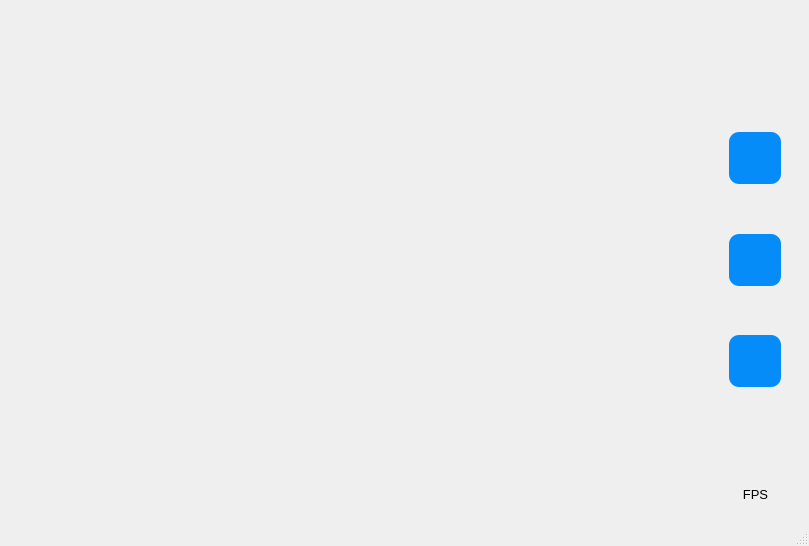
<?xml version="1.0" encoding="UTF-8"?>
<ui version="4.0">
 <class>MainWindow</class>
 <widget class="QMainWindow" name="MainWindow">
  <property name="geometry">
   <rect>
    <x>0</x>
    <y>0</y>
    <width>809</width>
    <height>546</height>
   </rect>
  </property>
  <property name="windowTitle">
   <string>MainWindow</string>
  </property>
  <property name="styleSheet">
   <string notr="true"/>
  </property>
  <widget class="QWidget" name="centralwidget">
   <property name="styleSheet">
    <string notr="true">background-color: '#ffffff';</string>
   </property>
   <layout class="QHBoxLayout" name="horizontalLayout">
    <property name="spacing">
     <number>0</number>
    </property>
    <property name="leftMargin">
     <number>25</number>
    </property>
    <property name="topMargin">
     <number>0</number>
    </property>
    <property name="rightMargin">
     <number>0</number>
    </property>
    <property name="bottomMargin">
     <number>0</number>
    </property>
    <item>
     <widget class="QFrame" name="frame">
      <property name="styleSheet">
       <string notr="true"/>
      </property>
      <property name="frameShape">
       <enum>QFrame::NoFrame</enum>
      </property>
      <property name="frameShadow">
       <enum>QFrame::Plain</enum>
      </property>
      <layout class="QVBoxLayout" name="verticalLayout">
       <property name="leftMargin">
        <number>0</number>
       </property>
       <property name="topMargin">
        <number>0</number>
       </property>
       <property name="rightMargin">
        <number>0</number>
       </property>
       <property name="bottomMargin">
        <number>0</number>
       </property>
       <item>
        <widget class="QLabel" name="image_label">
         <property name="text">
          <string/>
         </property>
        </widget>
       </item>
      </layout>
     </widget>
    </item>
    <item>
     <widget class="QFrame" name="frame_2">
      <property name="maximumSize">
       <size>
        <width>105</width>
        <height>16777215</height>
       </size>
      </property>
      <property name="styleSheet">
       <string notr="true"/>
      </property>
      <property name="frameShape">
       <enum>QFrame::NoFrame</enum>
      </property>
      <property name="frameShadow">
       <enum>QFrame::Plain</enum>
      </property>
      <layout class="QVBoxLayout" name="verticalLayout_2">
       <property name="rightMargin">
        <number>11</number>
       </property>
       <item alignment="Qt::AlignHCenter|Qt::AlignVCenter">
        <widget class="QFrame" name="frame_8">
         <property name="minimumSize">
          <size>
           <width>75</width>
           <height>75</height>
          </size>
         </property>
         <property name="maximumSize">
          <size>
           <width>75</width>
           <height>75</height>
          </size>
         </property>
         <property name="styleSheet">
          <string notr="true"/>
         </property>
         <property name="frameShape">
          <enum>QFrame::NoFrame</enum>
         </property>
         <property name="frameShadow">
          <enum>QFrame::Plain</enum>
         </property>
         <layout class="QHBoxLayout" name="horizontalLayout_2">
          <property name="leftMargin">
           <number>0</number>
          </property>
          <property name="topMargin">
           <number>0</number>
          </property>
          <property name="rightMargin">
           <number>0</number>
          </property>
          <property name="bottomMargin">
           <number>30</number>
          </property>
          <item>
           <widget class="QLabel" name="label">
            <property name="minimumSize">
             <size>
              <width>75</width>
              <height>75</height>
             </size>
            </property>
            <property name="maximumSize">
             <size>
              <width>75</width>
              <height>75</height>
             </size>
            </property>
            <property name="text">
             <string>&lt;html&gt;&lt;head/&gt;&lt;body&gt;&lt;p align=&quot;center&quot;&gt;&lt;img src=&quot;:/icons/gui/logo_small.png&quot;/&gt;&lt;/p&gt;&lt;/body&gt;&lt;/html&gt;</string>
            </property>
            <property name="pixmap">
             <pixmap>icons/gui/logo_small.png</pixmap>
            </property>
           </widget>
          </item>
         </layout>
        </widget>
       </item>
       <item>
        <widget class="QFrame" name="frame_5">
         <property name="frameShape">
          <enum>QFrame::NoFrame</enum>
         </property>
         <property name="frameShadow">
          <enum>QFrame::Plain</enum>
         </property>
         <layout class="QHBoxLayout" name="horizontalLayout_5">
          <property name="spacing">
           <number>5</number>
          </property>
          <property name="leftMargin">
           <number>5</number>
          </property>
          <property name="topMargin">
           <number>5</number>
          </property>
          <property name="rightMargin">
           <number>5</number>
          </property>
          <property name="bottomMargin">
           <number>5</number>
          </property>
          <item>
           <widget class="QPushButton" name="start_video">
            <property name="minimumSize">
             <size>
              <width>0</width>
              <height>0</height>
             </size>
            </property>
            <property name="maximumSize">
             <size>
              <width>52</width>
              <height>52</height>
             </size>
            </property>
            <property name="cursor">
             <cursorShape>PointingHandCursor</cursorShape>
            </property>
            <property name="toolTip">
             <string>&lt;html&gt;&lt;head/&gt;&lt;body&gt;&lt;p align=&quot;center&quot;&gt;&lt;span style=&quot; font-size:10pt;&quot;&gt;Turn on video&lt;/span&gt;&lt;/p&gt;&lt;/body&gt;&lt;/html&gt;</string>
            </property>
            <property name="styleSheet">
             <string notr="true">QPushButton {
	font: 12pt &quot;MS Shell Dlg 2&quot;;
	color: 'white';
	border-radius: 10px;
	background-color: rgb(5, 140, 249)
}

QPushButton:hover {
	background-color: rgb(43, 157, 251)
}</string>
            </property>
            <property name="text">
             <string/>
            </property>
            <property name="icon">
             <iconset>
              <normaloff>icons/20x20/cil-media-play.png</normaloff>icons/20x20/cil-media-play.png</iconset>
            </property>
            <property name="checkable">
             <bool>true</bool>
            </property>
           </widget>
          </item>
         </layout>
        </widget>
       </item>
       <item>
        <widget class="QFrame" name="frame_10">
         <property name="frameShape">
          <enum>QFrame::NoFrame</enum>
         </property>
         <property name="frameShadow">
          <enum>QFrame::Plain</enum>
         </property>
         <layout class="QHBoxLayout" name="horizontalLayout_4">
          <property name="spacing">
           <number>5</number>
          </property>
          <property name="leftMargin">
           <number>5</number>
          </property>
          <property name="topMargin">
           <number>5</number>
          </property>
          <property name="rightMargin">
           <number>5</number>
          </property>
          <property name="bottomMargin">
           <number>5</number>
          </property>
          <item>
           <widget class="QPushButton" name="stop_video">
            <property name="minimumSize">
             <size>
              <width>0</width>
              <height>0</height>
             </size>
            </property>
            <property name="maximumSize">
             <size>
              <width>52</width>
              <height>52</height>
             </size>
            </property>
            <property name="cursor">
             <cursorShape>PointingHandCursor</cursorShape>
            </property>
            <property name="toolTip">
             <string>&lt;html&gt;&lt;head/&gt;&lt;body&gt;&lt;p align=&quot;center&quot;&gt;&lt;span style=&quot; font-size:10pt;&quot;&gt;Turn off video&lt;/span&gt;&lt;/p&gt;&lt;/body&gt;&lt;/html&gt;</string>
            </property>
            <property name="styleSheet">
             <string notr="true">QPushButton {
	font: 12pt &quot;MS Shell Dlg 2&quot;;
	color: 'white';
	border-radius: 10px;
	background-color: rgb(5, 140, 249)
}

QPushButton:hover {
	background-color: rgb(43, 157, 251)
}</string>
            </property>
            <property name="text">
             <string/>
            </property>
            <property name="icon">
             <iconset>
              <normaloff>icons/20x20/cil-media-stop.png</normaloff>icons/20x20/cil-media-stop.png</iconset>
            </property>
            <property name="checkable">
             <bool>true</bool>
            </property>
           </widget>
          </item>
         </layout>
        </widget>
       </item>
       <item>
        <widget class="QFrame" name="frame_3">
         <property name="frameShape">
          <enum>QFrame::NoFrame</enum>
         </property>
         <property name="frameShadow">
          <enum>QFrame::Plain</enum>
         </property>
         <layout class="QHBoxLayout" name="horizontalLayout_6">
          <property name="spacing">
           <number>5</number>
          </property>
          <property name="leftMargin">
           <number>5</number>
          </property>
          <property name="topMargin">
           <number>5</number>
          </property>
          <property name="rightMargin">
           <number>5</number>
          </property>
          <property name="bottomMargin">
           <number>5</number>
          </property>
          <item>
           <widget class="QPushButton" name="stop_video_14">
            <property name="minimumSize">
             <size>
              <width>0</width>
              <height>0</height>
             </size>
            </property>
            <property name="maximumSize">
             <size>
              <width>52</width>
              <height>52</height>
             </size>
            </property>
            <property name="cursor">
             <cursorShape>PointingHandCursor</cursorShape>
            </property>
            <property name="toolTip">
             <string>&lt;html&gt;&lt;head/&gt;&lt;body&gt;&lt;p align=&quot;center&quot;&gt;&lt;span style=&quot; font-size:10pt;&quot;&gt;Process video&lt;/span&gt;&lt;/p&gt;&lt;/body&gt;&lt;/html&gt;</string>
            </property>
            <property name="styleSheet">
             <string notr="true">QPushButton {
	font: 10pt &quot;MS Shell Dlg 2&quot;;
	color: 'white';
	border-radius: 10px;
	background-color: rgb(5, 140, 249)
}

QPushButton:hover {
	background-color: rgb(43, 157, 251)
}</string>
            </property>
            <property name="text">
             <string/>
            </property>
            <property name="icon">
             <iconset>
              <normaloff>icons/20x20/cil-movie.png</normaloff>icons/20x20/cil-movie.png</iconset>
            </property>
            <property name="checkable">
             <bool>false</bool>
            </property>
           </widget>
          </item>
         </layout>
        </widget>
       </item>
       <item>
        <widget class="QFrame" name="frame_6">
         <property name="minimumSize">
          <size>
           <width>0</width>
           <height>100</height>
          </size>
         </property>
         <property name="toolTip">
          <string>&lt;html&gt;&lt;head/&gt;&lt;body&gt;&lt;p align=&quot;center&quot;&gt;&lt;br/&gt;&lt;/p&gt;&lt;/body&gt;&lt;/html&gt;</string>
         </property>
         <property name="frameShape">
          <enum>QFrame::NoFrame</enum>
         </property>
         <property name="frameShadow">
          <enum>QFrame::Plain</enum>
         </property>
         <layout class="QVBoxLayout" name="verticalLayout_7">
          <property name="spacing">
           <number>0</number>
          </property>
          <property name="topMargin">
           <number>11</number>
          </property>
          <property name="bottomMargin">
           <number>11</number>
          </property>
          <item alignment="Qt::AlignBottom">
           <widget class="QLabel" name="fps_label">
            <property name="minimumSize">
             <size>
              <width>0</width>
              <height>60</height>
             </size>
            </property>
            <property name="toolTip">
             <string>&lt;html&gt;&lt;head/&gt;&lt;body&gt;&lt;p align=&quot;center&quot;&gt;&lt;span style=&quot; font-size:10pt;&quot;&gt;Frames per second&lt;/span&gt;&lt;/p&gt;&lt;/body&gt;&lt;/html&gt;</string>
            </property>
            <property name="styleSheet">
             <string notr="true">font: 12pt &quot;MS Shell Dlg 2&quot;;
color: '#222222';</string>
            </property>
            <property name="text">
             <string>&lt;html&gt;&lt;head/&gt;&lt;body&gt;&lt;p align=&quot;center&quot;&gt;&lt;span style=&quot; font-size:10pt;&quot;&gt;&lt;br/&gt;&lt;/span&gt;&lt;/p&gt;&lt;/body&gt;&lt;/html&gt;</string>
            </property>
            <property name="alignment">
             <set>Qt::AlignCenter</set>
            </property>
           </widget>
          </item>
          <item>
           <widget class="QLabel" name="label_4">
            <property name="maximumSize">
             <size>
              <width>16777215</width>
              <height>25</height>
             </size>
            </property>
            <property name="toolTip">
             <string/>
            </property>
            <property name="styleSheet">
             <string notr="true">font: 14pt &quot;MS Shell Dlg 2&quot;;
color: '#222222';</string>
            </property>
            <property name="text">
             <string>&lt;html&gt;&lt;head/&gt;&lt;body&gt;&lt;p align=&quot;center&quot;&gt;&lt;span style=&quot; font-size:10pt;&quot;&gt;FPS&lt;/span&gt;&lt;/p&gt;&lt;/body&gt;&lt;/html&gt;</string>
            </property>
           </widget>
          </item>
         </layout>
        </widget>
       </item>
      </layout>
     </widget>
    </item>
   </layout>
  </widget>
  <widget class="QMenuBar" name="menubar">
   <property name="geometry">
    <rect>
     <x>0</x>
     <y>0</y>
     <width>809</width>
     <height>26</height>
    </rect>
   </property>
  </widget>
  <widget class="QStatusBar" name="statusbar"/>
 </widget>
 <resources>
  <include location="logo_video.qrc"/>
 </resources>
 <connections/>
</ui>
